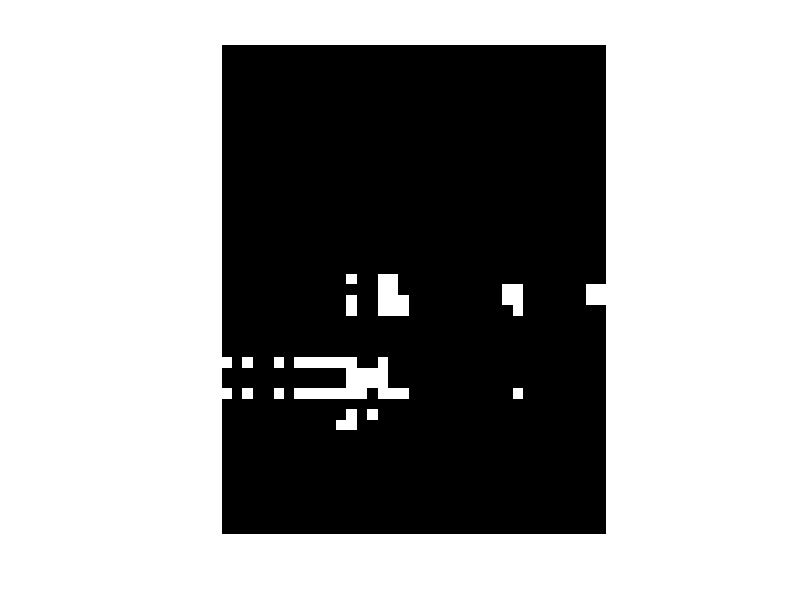

Write the MATLAB code that produced this figure. (Note: this script raises an error after producing the figure.)
% === Script de ajuste interactivo de offset y orientación mapa-Apolo ===
% Ahora usa resolución y offsets del archivo .mat generado

clear; clc;

% Carga el mapa lógico y la info de referencia
load('mapa_ocupacion.mat', 'mapa', 'info_mapa');
resolucion = info_mapa.resolucion;
offset_x = info_mapa.offset_apolo_x_a_matlab_y;
offset_y = info_mapa.offset_apolo_y_a_matlab_x;

% === PARÁMETROS DE AJUSTE (puedes modificar solo la rotación) ===
rotacion_mapa_deg = 0; % Rotación del mapa respecto a Apolo (grados, antihorario)
rotacion_mapa_rad = deg2rad(rotacion_mapa_deg);

% === PUNTOS DE PRUEBA EN APOLO/XML (en metros) ===
puntos_apolo = [
    0 0;
    0 5;
    5 0;
    5 5;
    10 10
];

% === VISUALIZACIÓN ===
figure; imshow(~mapa, 'InitialMagnification', 'fit'); colormap(gray); hold on;
for i = 1:size(puntos_apolo,1)
    [fila, columna] = apolo2matriz(puntos_apolo(i,2), puntos_apolo(i,1));
    if fila >= 1 && fila <= size(mapa,1) && columna >= 1 && columna <= size(mapa,2)
        scatter(columna, fila, 100, 'g', 'filled');
        text(columna+1, fila, sprintf('(%g,%g)', puntos_apolo(i,1), puntos_apolo(i,2)), 'Color', 'yellow');
    else
        disp(['⚠️ Punto Apolo fuera de límites: fila=', num2str(fila), ', columna=', num2str(columna)]);
    end
end

% === VISUALIZACIÓN DE BALIZAS DESDE XML ===
xml_path = 'root1.xml';
[~, balizas_xml] = parse_xml_map_S(xml_path);
for i = 1:size(balizas_xml,1)
    [fila_b, columna_b] = apolo2matriz(balizas_xml(i,2), balizas_xml(i,1));
    if fila_b >= 1 && fila_b <= size(mapa,1) && columna_b >= 1 && columna_b <= size(mapa,2)
        scatter(columna_b, fila_b, 80, 'r', 'filled');
        text(columna_b+1, fila_b, sprintf('Baliza(%g,%g)', balizas_xml(i,1), balizas_xml(i,2)), 'Color', 'red');
    else
        disp(['⚠️ Baliza fuera de límites: fila=', num2str(fila_b), ', columna=', num2str(columna_b)]);
    end
end

disp('Haz clic en el mapa para ver la posición equivalente en Apolo/XML. Pulsa Enter para terminar.');
while true
    [x_map, y_map, btn] = ginput(1);
    if isempty(x_map) || isempty(y_map) || btn ~= 1
        break;
    end
    [fila_c, columna_c] = apolo2matriz(y_map, x_map);
    [x_apolo, y_apolo] = matriz2apolo(fila_c, columna_c);
    disp(['[MAPA->APOLO] Celda (', num2str(x_map), ',', num2str(y_map), ') => Apolo (', num2str(x_apolo), ',', num2str(y_apolo), ')']);
    scatter(x_map, y_map, 120, 'b', 'o', 'LineWidth', 2);
    text(x_map+2, y_map, sprintf('A:(%.2f,%.2f)', x_apolo, y_apolo), 'Color', 'blue');
end

title('Ajuste de Offset y Orientación (puntos Apolo y balizas sobre mapa MATLAB)');
hold off;

disp('Modifica rotacion_mapa_deg y vuelve a ejecutar para ajustar.');

% === FUNCIÓN DE TRANSFORMACIÓN APOLO->MAPA ===
function [fila, columna] = apolo2matriz(x_apolo, y_apolo)
    disp(['[DEBUG] Entrando a apolo2matriz con x_apolo=', num2str(x_apolo), ', y_apolo=', num2str(y_apolo)]);
    fila    = 10 - x_apolo;
    columna = 33 - y_apolo;
    fila = round(fila);
    columna = round(columna);
    disp(['[DEBUG] Salida de apolo2matriz: fila=', num2str(fila), ', columna=', num2str(columna)]);
end

% === FUNCIÓN DE TRANSFORMACIÓN MAPA->APOLO ===
function [x_apolo, y_apolo] = matriz2apolo(fila, columna)
    x_apolo = 10 - fila;
    y_apolo = 33 - columna;
end 
